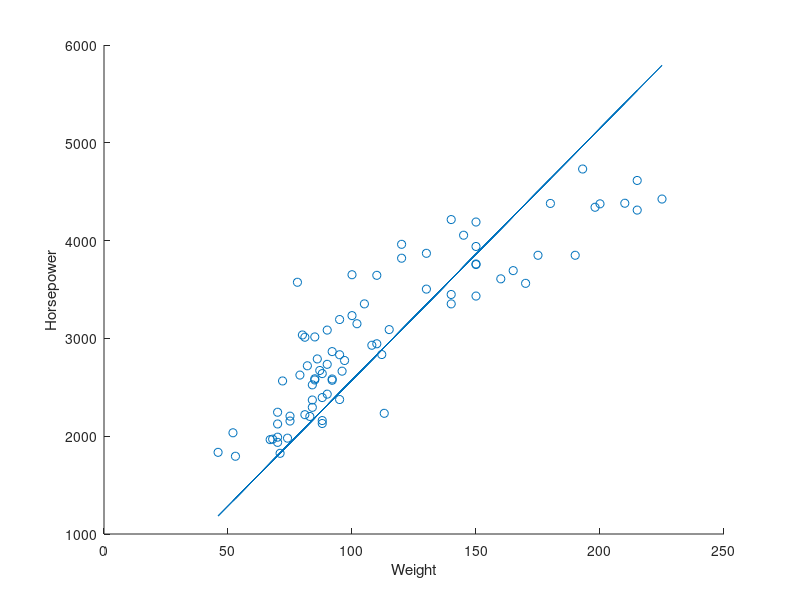
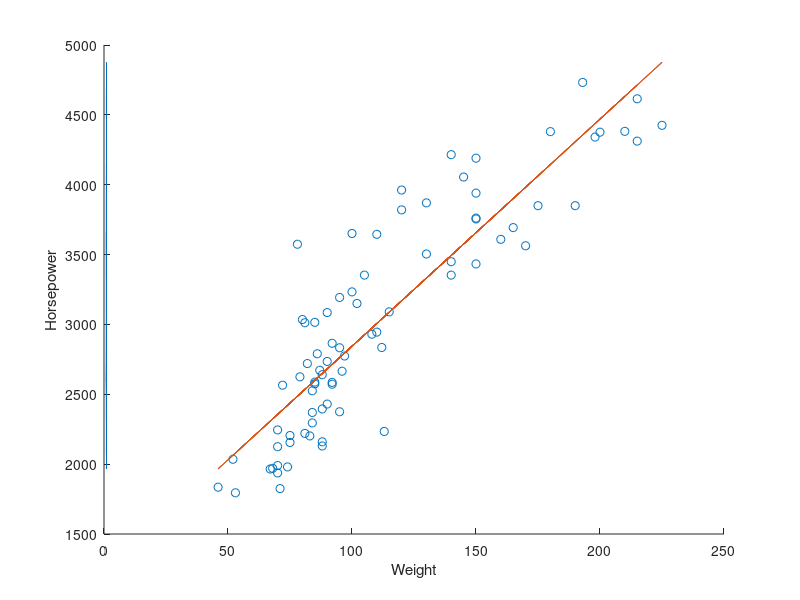
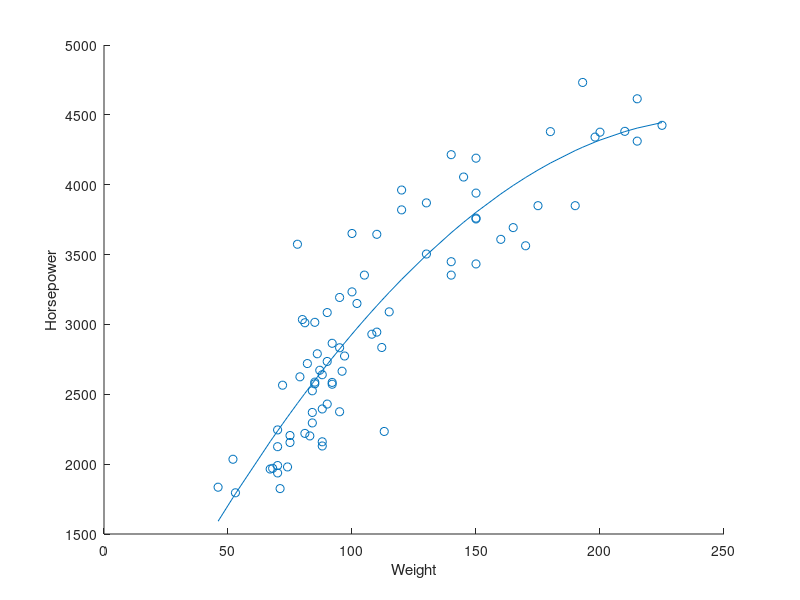

MATLAB code to generate these figures, in order: (Note: this script raises an error after producing the figures.)
clear all;
clc;
load carsmall.mat
clear Cylinders Displacement Mfg Model Model_Year MPG Acceleration Origin

for i=1:5
val = randperm(length(Weight),20);
Horsepower(77) = 80;
XY = [Weight(val),Horsepower(val)]
x_test = XY(:,1);
y_test = XY(:,2);
val2 = setdiff(1:length(Weight),val);
XY2 = [Weight(val2),Horsepower(val2)];
y_train = XY2(:,1);
x_train = XY2(:,2);


%% Plot 1 Linear Regression
figure(1)
scatter(x_train,y_train);
hold on
xlabel('Weight');
ylabel('Horsepower');
wLinear = x_train\y_train;
yLinear = wLinear*x_train;
plot(x_train,yLinear);
hold off

%% Plot 2 Fine Regression
figure(2)
xFine = [ones(length(x_train),1),x_train];
xFine_test = [ones(length(x_test),1),x_test];
wFine = xFine\y_train;
yFine = xFine * wFine;
scatter(x_train,y_train);
hold on
xlabel('Weight');
ylabel('Horsepower');
plot(xFine,yFine);
hold off

%% Plot 3 Quadratic Regression
figure(3)
xQuad = [ones(length(x_train),1),x_train,x_train.^2];
xQuad_test = [ones(length(x_test),1),x_test,x_test.^2];
wQuad = xQuad\y_train;
yQuad = xQuad * wQuad;
scatter(x_train,y_train);
hold on
xlabel('Weight');
ylabel('Horsepower');
pl = sortrows([x_train,yQuad])
plot(pl(:,1),pl(:,2));
hold off

%% Error calculation Linear Regresion

MSElin_train(i) = (1/(length(x_train))*sum((y_train -  yLinear).^2));
yLinear_test = wLinear * x_test;
MSElin_test(i) = (1/(length(x_test))*sum((y_test - yLinear_test).^2));
GenError_Linear(i) = abs(MSElin_train(i) - MSElin_test(i));

%% Error calculation Fine Regresion

MSEfine(i) = (1/(length(x_train))*sum((y_train-yFine).^2));
yFine_test = xFine_test * wFine;
MSEfine_test(i) = (1/(length(x_test))*sum((y_test - yFine_test).^2));
GenError_Fine(i) = abs(MSEfine(i) - MSEfine_test(i));

%% Error calculation Quadratic Regresion
para1 = sum(abs(y_train-yQuad)); % coses meves
para2 = sum(abs(y_train-yFine)); % coses meves
MSEquad(i) =(1/(length(x_train))*sum((y_train - yQuad).^2));
yQuad_test = xQuad_test * wQuad;
MSEquad_test(i) = (1/(length(x_test))*sum((y_test - yQuad_test).^2));
GenError_Quad(i) = abs(MSEquad(i) - MSEquad_test(i));
end
figure(4)
it = linspace(1,5,5);
barplot = [MSElin_train;MSElin_test;MSEfine;MSEfine_test;MSEquad;MSEquad_test]
bar(it,barplot)
figure(5)
barplot2 = [GenError_Linear;GenError_Fine;GenError_Quad];
bar(it,barplot2)
GenErrorAV_Linear = mean(GenError_Linear)
GenErrorAV_Fine = mean(GenError_Fine)
GenErrorAV_Quad = mean(GenError_Quad)

%% 10 de maig
R = zeros(4);
y_pred = zeros(length(x), 1);
for d=1:4
    w(d) = ((x.^d)'*x.^d)\((x.^d)'*y);
    y_pred = y_pred + w(d)*x.^d;
    MSE_d(d) = 1/length(x)*sum((y_pred-y).^2);
end
% dona inversa la relació (creix el MSE i no sé pk, m'ho tronaré a mirar)
